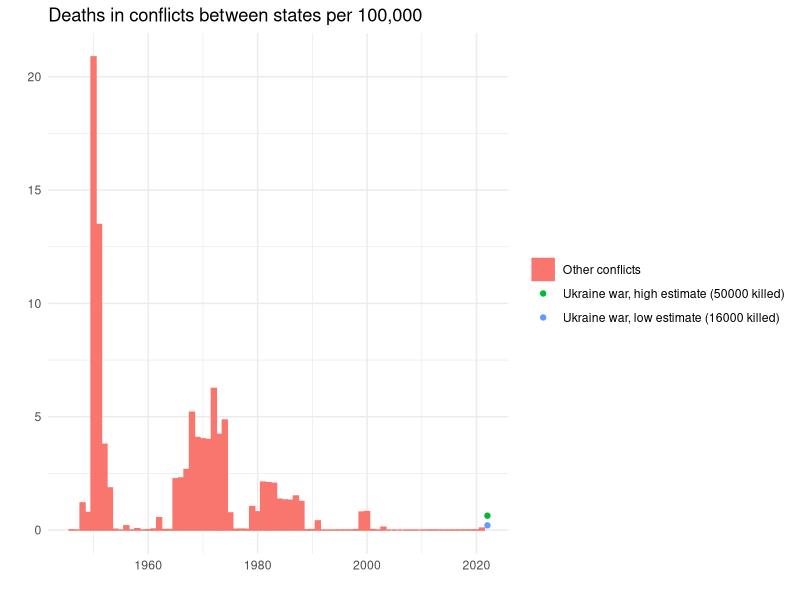

Write the R code that produced this figure.
# War over time chart:

library(readr)
library(readxl)
library(ggplot2)

# Load OWID data:
deaths <- read_csv('source-data/deaths-in-state-based-conflicts-per-100000.csv')
deaths$type <- 'Other conflicts'
cols <- colnames(deaths)
deaths <- data.frame(deaths[deaths$Entity == 'World', ])
deaths <- rbind.data.frame(deaths, c('World', 'OWID_WRL', 2021, NA, NA,  (3825 + 187 + 2906)*100000/7874965825, NA, 'Other conflicts')) # Nagarno-Karabakh war
deaths <- rbind.data.frame(deaths, c('World', 'OWID_WRL', 2022, NA, NA,  (9000 + 7500)*100000/7874965825, NA, 'Ukraine war, low estimate (16000 killed)')) # Ukraine
deaths <- rbind.data.frame(deaths, c('World', 'OWID_WRL', 2022, NA, NA,  (25000 + 25000)*100000/7874965825, NA, 'Ukraine war, high estimate (50000 killed)')) # Ukraine
for(i in 3:7){
  deaths[,i] <- as.numeric(deaths[, i])
}
colnames(deaths) <- cols

ggplot(deaths[deaths$Entity == 'World' & deaths$Year < 2022, ], aes(x=Year, y=`Deaths in conflicts between states per 100,000`, fill=type, col=type))+geom_bar(stat="identity")+xlab('')+geom_point(data=deaths[deaths$Year == 2022, ])+ylab('')+ggtitle('Deaths in conflicts between states per 100,000')+theme_minimal()+theme(legend.title = element_blank())

